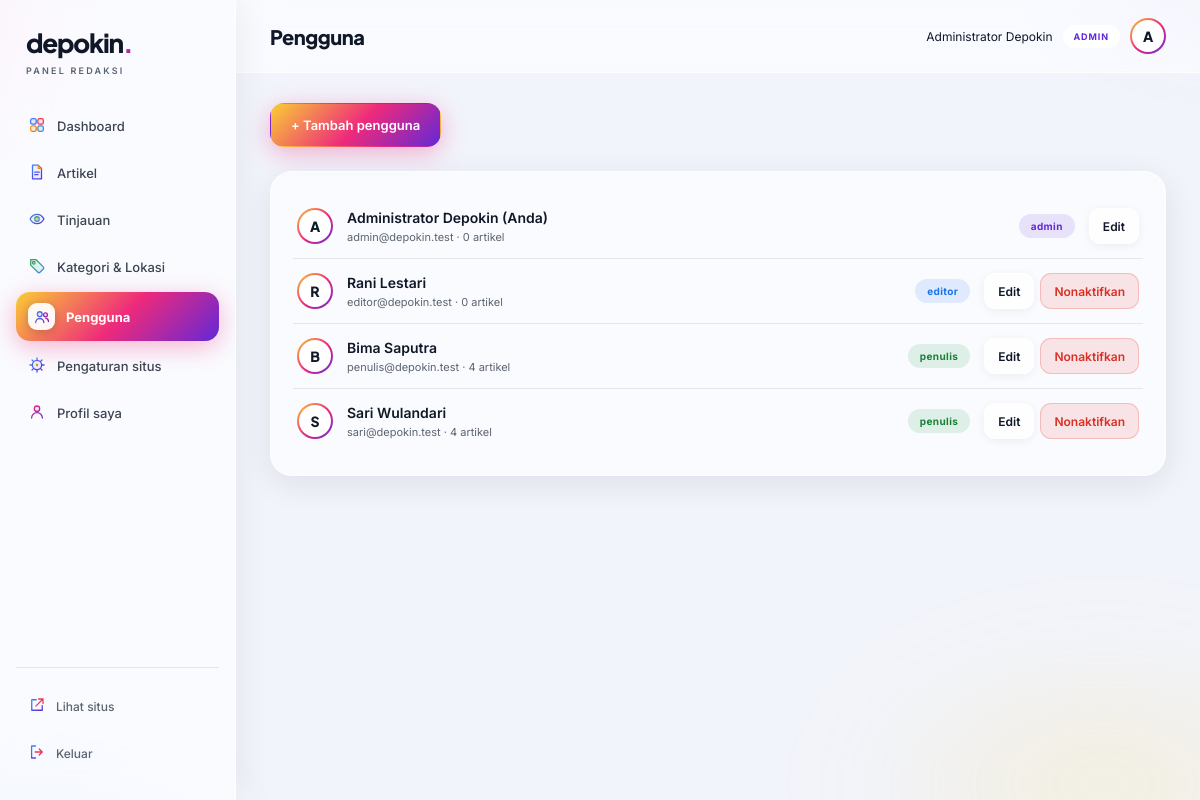
/redaksi/pengguna.php (signed in), run on the app's committed database.
### tables this page shows
CREATE TABLE users (
  id INT UNSIGNED NOT NULL AUTO_INCREMENT,
  name VARCHAR(100) NOT NULL,
  email VARCHAR(190) NOT NULL,
  password_hash VARCHAR(255) NOT NULL,
  role ENUM('admin','editor','penulis') NOT NULL DEFAULT 'penulis',
  bio VARCHAR(500) DEFAULT NULL,
  avatar_path VARCHAR(255) DEFAULT NULL,
  is_active TINYINT(1) NOT NULL DEFAULT 1,
  created_at TIMESTAMP NOT NULL DEFAULT CURRENT_TIMESTAMP,
  updated_at TIMESTAMP NOT NULL DEFAULT CURRENT_TIMESTAMP ON UPDATE CURRENT_TIMESTAMP,
  PRIMARY KEY (id),
  UNIQUE KEY uq_users_email (email)
);

### app/helpers.php (called while the page is built, shortened)
<?php
function e(?string $s): string
{
    return htmlspecialchars((string)$s, ENT_QUOTES, 'UTF-8');
}
function url(string $path = ''): string
{
    return BASE_URL . '/' . ltrim($path, '/');
}

### app/db.php (called while the page is built, shortened)
<?php
function db(): PDO
{
    static $pdo = null;
    if ($pdo === null) {
        $pdo = new PDO(
            'mysql:host=' . DB_HOST . ';dbname=' . DB_NAME . ';charset=utf8mb4',
            DB_USER,
            DB_PASS,
            [
                PDO::ATTR_ERRMODE => PDO::ERRMODE_EXCEPTION,
                PDO::ATTR_DEFAULT_FETCH_MODE => PDO::FETCH_ASSOC,
                PDO::ATTR_EMULATE_PREPARES => false,
            ]
        );
    }
    return $pdo;
}

### app/auth.php (called while the page is built, shortened)
<?php
function current_user(): ?array
{
    static $user = false;
    if ($user !== false) return $user;
    $user = null;
    if (!empty($_SESSION['user_id'])) {
        $stmt = db()->prepare('SELECT * FROM users WHERE id = ? AND is_active = 1');
        $stmt->execute([(int)$_SESSION['user_id']]);
        $row = $stmt->fetch();
        if ($row) $user = $row;
        else unset($_SESSION['user_id']);
    }
    return $user;
}
function require_login(): array
{
    $user = current_user();
    return $user;
}
function require_role(string ...$roles): array
{
    $user = require_login();
    return $user;
}

### redaksi/pengguna.php (the view, shortened to what this page needs)
<?php
require_once __DIR__ . '/../config/config.php';
require_once __DIR__ . '/partials/layout.php';
$user = require_role('admin');
$rows = db()->query('SELECT u.*, (SELECT COUNT(*) FROM articles a WHERE a.author_id = u.id) AS jumlah_artikel FROM users u ORDER BY u.role, u.name')->fetchAll();
layout_mulai('Pengguna', 'pengguna');
?>
<div class="page-actions">
  <button class="btn btn-primary" type="button" data-modal="user-dialog" data-dialog-title-edit="Edit pengguna">+ Tambah pengguna</button>
</div>
<div class="panel">
  <div class="row-list">
    <?php foreach ($rows as $r): ?>
    <div class="row-item">
      <span class="avatar" aria-hidden="true"><?= e(mb_strtoupper(mb_substr($r['name'], 0, 1))) ?></span>
      <div class="grow">
        <span class="title"><?= e($r['name']) ?><?= (int)$r['id'] === (int)$user['id'] ? ' (Anda)' : '' ?></span>
        <span class="sub"><?= e($r['email']) ?> · <?= (int)$r['jumlah_artikel'] ?> artikel</span>
      </div>
      <span class="badge <?= e($r['role']) ?>"><?= e($r['role']) ?></span>
      <div class="actions">
        <button class="btn btn-outline btn-sm" type="button" data-modal="user-dialog"
          data-id="<?= (int)$r['id'] ?>" data-name="<?= e($r['name']) ?>" data-email="<?= e($r['email']) ?>"
          data-role="<?= e($r['role']) ?>" data-bio="<?= e($r['bio'] ?? '') ?>" data-is_active="<?= (int)$r['is_active'] ?>">Edit</button>
        <?php if ((int)$r['id'] !== (int)$user['id']): ?>
        <form method="post" data-confirm="<?= $r['is_active'] ? 'Nonaktifkan akun ini? Pengguna tidak akan bisa masuk.' : 'Aktifkan kembali akun ini?' ?>">
          <button class="btn <?= $r['is_active'] ? 'btn-danger' : 'btn-outline' ?> btn-sm" type="submit"><?= $r['is_active'] ? 'Nonaktifkan' : 'Aktifkan' ?></button>
        </form>
        <?php endif; ?>
      </div>
    </div>
    <?php endforeach; ?>
  </div>
</div>
<?php layout_selesai(); ?>

### redaksi/partials/layout.php (shortened to what this page needs)
<?php
function layout_mulai(string $title, string $active): void
{
    $user = require_login();
    $menu = [
        ['index.php', 'Dashboard', 'dashboard', true, 'dashboard'],
        ['artikel.php', 'Artikel', 'artikel', true, 'doc'],
        ['tinjauan.php', 'Tinjauan', 'tinjauan', is_editor(), 'eye'],
        ['taxonomi.php', 'Kategori & Lokasi', 'taxonomi', is_editor(), 'tag'],
        ['pengguna.php', 'Pengguna', 'pengguna', is_admin(), 'users'],
        ['pengaturan.php', 'Pengaturan situs', 'pengaturan', is_admin(), 'gear'],
        ['profil.php', 'Profil saya', 'profil', true, 'user'],
    ];
    ?>
<!doctype html>
<html lang="id">
<head>
  <link rel="stylesheet" href="<?= url('redaksi/assets/admin.css') ?>">
</head>
<body>
<div class="admin-shell">
  <aside class="sidebar" id="sidebar">
    <a class="brand" href="<?= url('redaksi/index.php') ?>">depokin<span class="brand-dot">.</span><small>PANEL REDAKSI</small></a>
    <nav class="side-nav" aria-label="Menu redaksi">
      <?php foreach ($menu as [$path, $label, $key, $boleh, $ikon]): if (!$boleh) continue; ?>
      <a href="<?= url('redaksi/' . $path) ?>" <?= $active === $key ? 'aria-current="page"' : '' ?>><span data-icon="<?= e($ikon) ?>"></span><?= e($label) ?></a>
      <?php endforeach; ?>
    </nav>
    <div class="side-foot">
      <a href="<?= url() ?>" target="_blank" rel="noreferrer"><span data-icon="external"></span>Lihat situs</a>
      <form method="post" action="<?= url('redaksi/logout.php') ?>"><?= csrf_field() ?><button type="submit"><span data-icon="logout"></span>Keluar</button></form>
    </div>
  </aside>
  <div class="admin-main">
    <header class="topbar">
      <h1><?= e($title) ?></h1>
      <div class="user-chip">
        <span class="user-name"><?= e($user['name']) ?></span>
        <span class="role-badge"><?= e($user['role']) ?></span>
        <span class="avatar" aria-hidden="true"><?= e(mb_strtoupper(mb_substr($user['name'], 0, 1))) ?></span>
      </div>
    </header>
    <div class="admin-content">
    <?php
}
function layout_selesai(): void
{
    ?>
    </div>
  </div>
</div>
</body>
</html>
    <?php
}

### data on the page
users: name "Administrator Depokin", role "ADMIN", name "A", shows "(Anda)", email "admin@depokin.test", jumlah_artikel "0", role "admin"
users: name "R", name "Rani Lestari", email "editor@depokin.test", jumlah_artikel "0", role "editor", is_active "Nonaktifkan"
users: name "B", name "Bima Saputra", email "penulis@depokin.test", jumlah_artikel "4", role "penulis", is_active "Nonaktifkan"
users: name "S", name "Sari Wulandari", email "sari@depokin.test", jumlah_artikel "4", role "penulis", is_active "Nonaktifkan"

### other printed values
$label "Dashboard"
$label "Artikel"
$label "Tinjauan"
$label "Kategori & Lokasi"
$label "Pengguna"
$label "Pengaturan situs"
$label "Profil saya"
$title "Pengguna"
